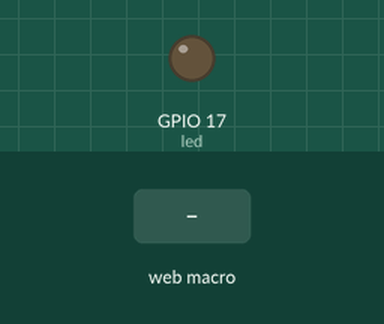
The program below on a simulated Raspberry Pi (BCM pin numbers). Parts: output pins drawn as LEDs (lit = HIGH). The test bench sets the inputs (shaded band). The WebIOPi server calls setup() once and loop() repeatedly.

Above: at 1.2 s.
1.3 s: macro led_on called from the web page (any arguments are "1")
At 1.7 s:
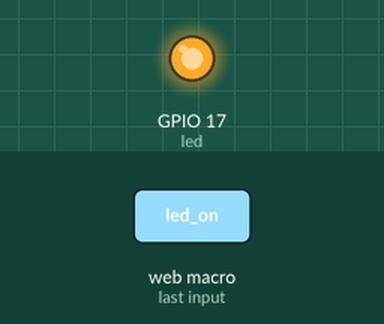
2.8 s: macro led_off called from the web page (any arguments are "1")
At 4.1 s:
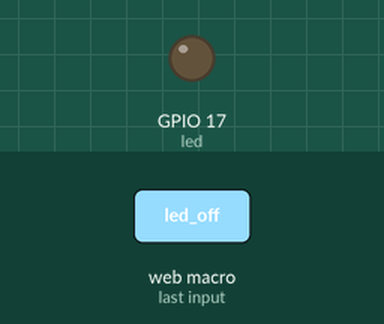
Timing chart, 0 to 5.8 s (numbered marks = the images above; inputs shaded):
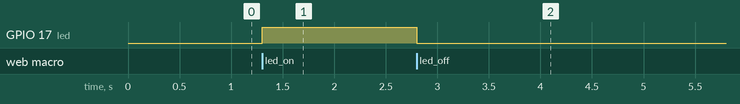

The program:

Led_Webiopi.py
```python
import webiopi
GPIO = webiopi.GPIO
led=17

def setup():
	GPIO.setFunction(led, GPIO.OUT)
    	GPIO.output(led, GPIO.LOW)
def destroy():
	GPIO.setFunction(LED, GPIO.IN)
@webiopi.macro
def led_on():
	GPIO.output(led, GPIO.HIGH)

@webiopi.macro
def led_off():
	GPIO.output(led, GPIO.LOW)
```

Measured:
- after the input at 1.3 s, GPIO 17 (led): LOW → HIGH at once
- after the input at 2.8 s, GPIO 17 (led): HIGH → LOW at once
